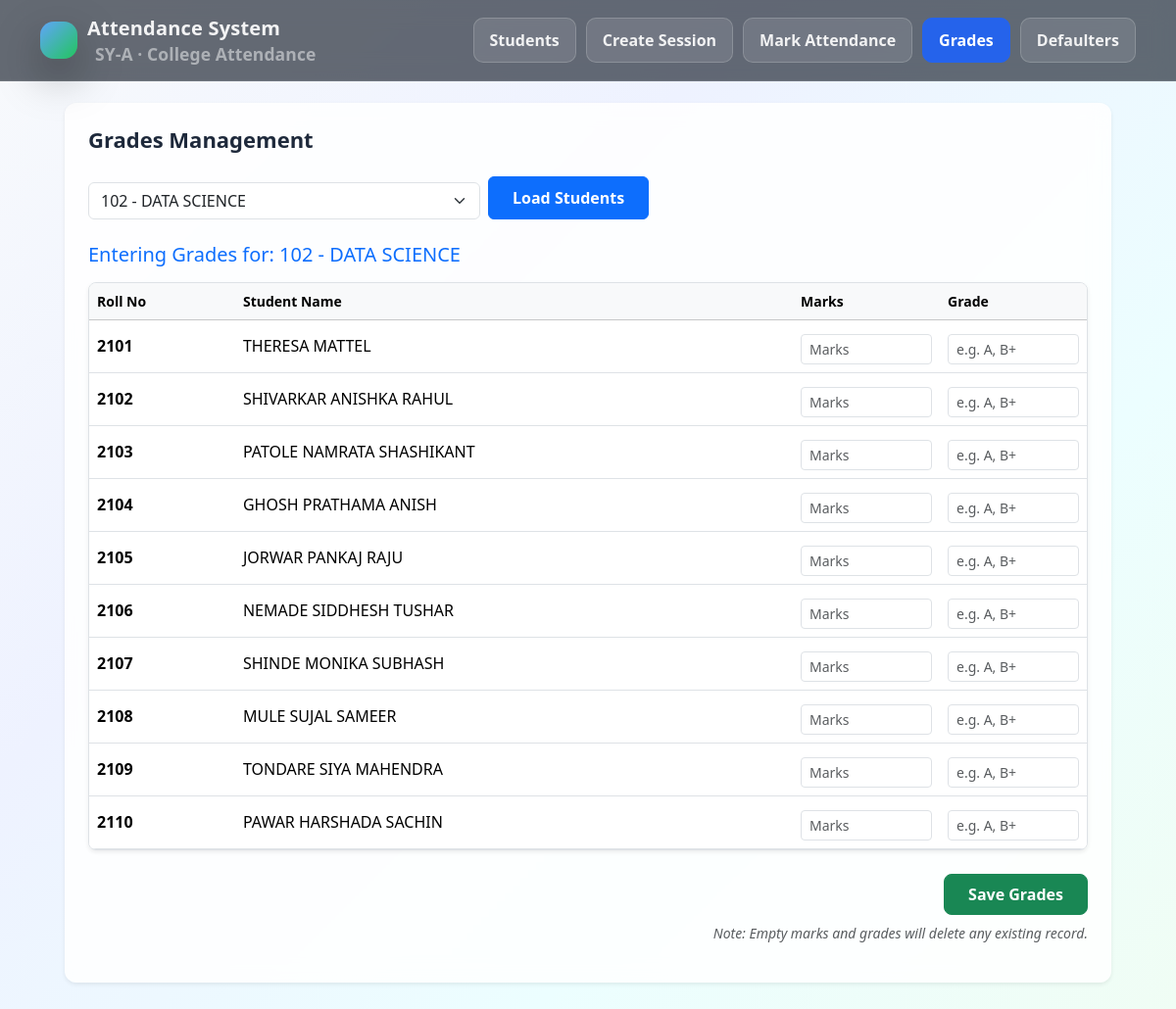
Screenshot of /grades?subject_id=2 with the database file from the repository.
### tables this page shows
CREATE TABLE students (
      student_id INTEGER PRIMARY KEY AUTOINCREMENT,
      roll_no TEXT NOT NULL UNIQUE,
      full_name TEXT NOT NULL,
      email TEXT,
      class_id INTEGER NOT NULL,
      FOREIGN KEY (class_id) REFERENCES classes(class_id)
    );

### app.py (the view, shortened to what this page needs)
@app.route("/grades", methods=["GET", "POST"])
def grades():
    conn = get_conn()
    cur = conn.cursor()
    cur.execute("SELECT subject_id, subject_code, subject_name FROM subjects ORDER BY subject_code")
    subjects = cur.fetchall()
    selected_subject_id = request.args.get("subject_id", type=int)
    roster = []
    subject_label = None
    if selected_subject_id:
        chosen_subject = next((s for s in subjects if s["subject_id"] == selected_subject_id), None)
        if chosen_subject:
            subject_label = (
                f"Entering Grades for: {chosen_subject['subject_code']} - {chosen_subject['subject_name']}"
            )
        cur.execute(
            """
            SELECT s.student_id, s.roll_no, s.full_name, g.marks, g.grade
            FROM students s
            LEFT JOIN grades g ON s.student_id = g.student_id AND g.subject_id = ?
            ORDER BY s.roll_no
            """,
            (selected_subject_id,),
        )
        roster = cur.fetchall()
    conn.close()
    return render_template(
        "grades.html",
        subjects=subjects,
        selected_subject_id=selected_subject_id,
        roster=roster,
        subject_label=subject_label,
    )

### db.py (called while the page is built)
def get_conn():
    con = sqlite3.connect("college_attendance.db")
    con.row_factory = sqlite3.Row
    return con

### templates/grades.html (shortened to what this page needs)
{% extends "base.html" %}
{% block content %}
<div class="card p-4 shadow-sm border-0" style="border-radius:12px; background: rgba(255,255,255,0.85); backdrop-filter: blur(10px);">
    <h2 class="mb-4" style="font-weight:800; color:#1e293b;">Grades Management</h2>
    <form method="GET" action="{{ url_for('grades') }}" class="mb-4 d-flex gap-2">
        <select name="subject_id" class="form-select" style="max-width: 400px;">
            {% for sub in subjects %}
                <option value="{{ sub.subject_id }}"
                    {% if selected_subject_id == sub.subject_id %}selected{% endif %}>
                    {{ sub.subject_code }} - {{ sub.subject_name }}
                </option>
            {% endfor %}
        </select>
        <button type="submit" class="btn btn-primary px-4 fw-bold">Load Students</button>
    </form>
    {% if selected_subject_id %}
        {% if subject_label %}
            <h5 class="text-primary mb-3">{{ subject_label }}</h5>
        {% endif %}
        <form method="POST" action="{{ url_for('grades') }}">
            <div class="table-responsive bg-white rounded-3 shadow-sm mb-4 border">
                <table class="table table-hover align-middle mb-0">
                    <thead class="table-light">
                        <tr>
                            <th>Roll No</th>
                            <th>Student Name</th>
                            <th style="width: 150px;">Marks</th>
                            <th style="width: 150px;">Grade</th>
                        </tr>
                    </thead>
                    <tbody>
                        {% for st in roster %}
                            <tr>
                                <td class="fw-bold">{{ st.roll_no }}</td>
                                <td>{{ st.full_name }}</td>
                                <td>
                                    <input type="number" step="0.01" name="marks_{{ st.student_id }}"
                                           class="form-control form-control-sm"
                                           value="{{ st.marks if st.marks != None else '' }}"
                                           placeholder="Marks">
                                </td>
                                <td>
                                    <input type="text" name="grade_{{ st.student_id }}"
                                           class="form-control form-control-sm"
                                           value="{{ st.grade if st.grade != None else '' }}"
                                           placeholder="e.g. A, B+">
                                </td>
                            </tr>
                        {% else %}
                            <tr>
                                <td colspan="4" class="text-center text-muted">No students found.</td>
                            </tr>
                        {% endfor %}
                    </tbody>
                </table>
            </div>
            <div class="d-flex justify-content-end">
                <button type="submit" class="btn btn-success fw-bold px-4 py-2" style="border-radius:8px;">
                    Save Grades
                </button>
            </div>
            <p class="text-muted mt-2 small text-end">
                <em>Note: Empty marks and grades will delete any existing record.</em>
            </p>
        </form>
    {% endif %}
</div>
{% endblock %}

### static/css/style.css (style rules this page uses)
body { margin: 0; font-family: "Segoe UI", system-ui, -apple-system, sans-serif; background: linear-gradient(180deg, #eef2f7 0%, #f8fafc 100%); color: #1f2937; }
.card { background: #fdfefe; border-radius: 14px; padding: 24px; margin-bottom: 24px; border: 1px solid #e5e7eb; }
.card h2 { margin-top: 0; font-size: 22px; font-weight: 700; }
.card p { color: #4b5563; }
input, select { width: 100%; padding: 10px 12px; margin-top: 6px; border-radius: 8px; border: 1px solid #cbd5f5; }
button { background: #2563eb; color: white; border: none; padding: 10px 18px; border-radius: 10px; font-weight: 600; cursor: pointer; }
table { width: 100%; border-collapse: collapse; }
th { text-align: left; font-size: 14px; color: #64748b; padding-bottom: 8px; }
td { padding: 10px 0; border-top: 1px solid #e5e7eb; }

### templates/base.html (style rules this page uses)
:root { --text: rgba(255,255,255,0.92); --muted: rgba(255,255,255,0.68); }
body { background: linear-gradient( 135deg, #f8fafc 0%, #eef2ff 35%, #ecfeff 70%, #f0fdf4 100% ); min-height: 100vh; color: #0f172a; }

### rows the page displays
students: roll_no "2101", full_name "THERESA MATTEL"
students: roll_no "2102", full_name "SHIVARKAR ANISHKA RAHUL"
students: roll_no "2103", full_name "PATOLE NAMRATA SHASHIKANT"
students: roll_no "2104", full_name "GHOSH PRATHAMA ANISH"
students: roll_no "2105", full_name "JORWAR PANKAJ RAJU"
students: roll_no "2106", full_name "NEMADE SIDDHESH TUSHAR"
students: roll_no "2107", full_name "SHINDE MONIKA SUBHASH"
students: roll_no "2108", full_name "MULE SUJAL SAMEER"
students: roll_no "2109", full_name "TONDARE SIYA MAHENDRA"
students: roll_no "2110", full_name "PAWAR HARSHADA SACHIN"

### other values shown
{{ subject_label }} "Entering Grades for: 102 - DATA SCIENCE"
form field subject_id "102 - DATA SCIENCE"
